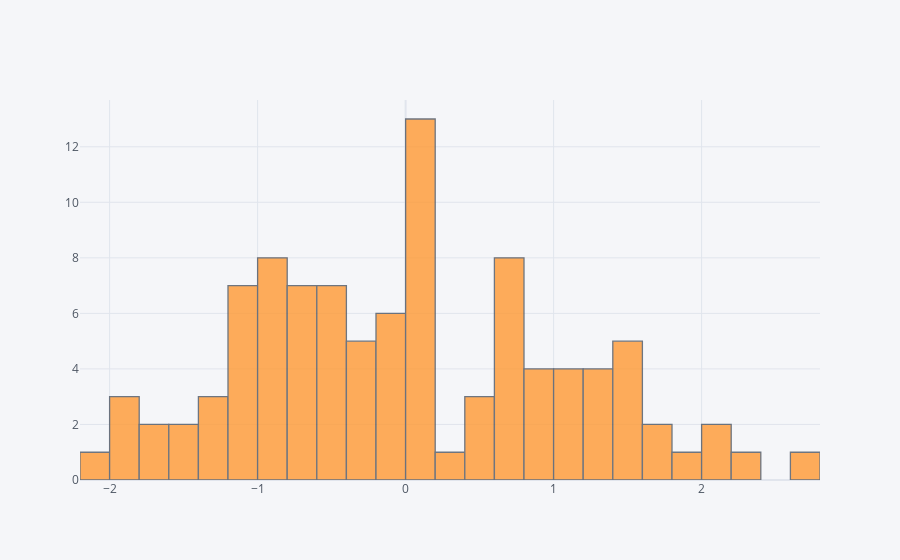

This figure's notebook cell:
### Markdown cell above
## histogram

### Code cell
df['A'].iplot(kind='hist',bins=25)

### Figure 1 — Plotly figure (JSON) as saved in the notebook; plotly's stock layout.template omitted (floating-point values rounded to 4 significant figures)
{"data": [{"histfunc": "count", "histnorm": "", "marker": {"color": "rgba(255, 153, 51, 1.0)", "line": {"color": "#4D5663", "width": 1.3}}, "name": "A", "nbinsx": 25, "opacity": 0.8, "orientation": "v", "type": "histogram", "x": [1.406, 0.09635, -0.8076, 1.857, 1.356, -1.067, -0.3215, 2.201, -0.06427, -0.06722, -0.7606, -0.0115, 0.4163, 0.08283, 0.6974, 1.332, 1.062, -1.032, 0.08631, -0.8749, 0.9561, 2.081, 0.01361, 2.011, -0.384, -0.4861, -1.001, -0.7111, -0.8816, -0.7913, -0.8482, 0.009417, -0.6614, -0.4318, -1.187, -1.301, 1.079, -1.219, 1.786, 0.7997, -0.5335, -1.209, -1.142, 1.258, -2.061, 0.1371, -0.5916, 0.303, -0.2266, -0.5805, -1.903, 0.1188, 0.9258, -0.1807, 1.506, -0.809, -0.1172, -0.5997, -1.142, 0.09936, 1.493, -1.555, 0.591, -0.05993, 1.07, 0.8022, 1.439, -0.6111, 1.002, -1.702, 0.05188, 1.71, -1.508, 0.6912, -1.004, 0.8136, -0.9301, -0.2151, 0.7078, 0.04089, 0.1057, 2.615, -0.3408, -0.7063, 0.7415, -0.9158, -0.4413, 1.588, 0.002181, 0.4942, 0.7951, -0.9138, -1.978, -0.7077, -1.888, 0.7627, -1.696, 0.07953, 0.7781, 1.276]}], "layout": {"barmode": "overlay", "legend": {"bgcolor": "#F5F6F9", "font": {"color": "#4D5663"}}, "paper_bgcolor": "#F5F6F9", "plot_bgcolor": "#F5F6F9", "title": {"font": {"color": "#4D5663"}}, "xaxis": {"gridcolor": "#E1E5ED", "showgrid": true, "tickfont": {"color": "#4D5663"}, "title": {"font": {"color": "#4D5663"}, "text": ""}, "zerolinecolor": "#E1E5ED"}, "yaxis": {"gridcolor": "#E1E5ED", "showgrid": true, "tickfont": {"color": "#4D5663"}, "title": {"font": {"color": "#4D5663"}, "text": ""}, "zerolinecolor": "#E1E5ED"}}}
